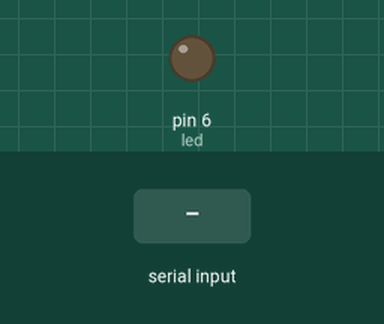
Simulated run of this sketch. Board: Arduino Uno, built with avr-gcc and run on an emulated ATmega328P. On the bench: output pins drawn as LEDs (lit = HIGH). The inputs (shaded band) are chosen by the test bench. What the sketch prints to the serial monitor is not drawn.

Above: at 1.2 s.
1.3 s: "start" received over Serial
At 2.7 s:
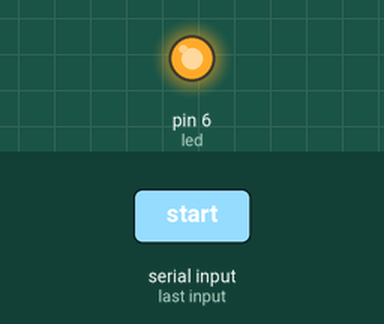
3.8 s: "-" received over Serial
At 5.8 s:
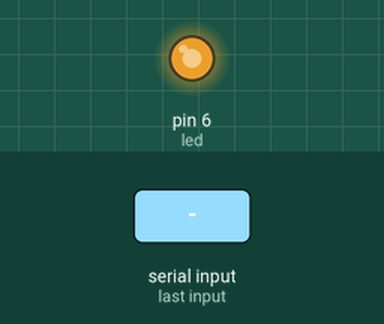
6.2 s: "-" received over Serial
At 7.6 s:
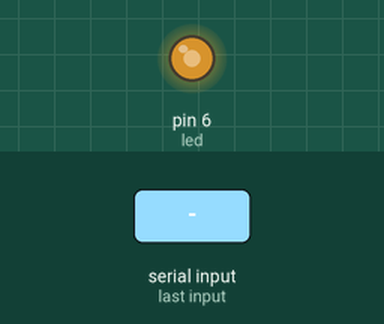
8.7 s: "+" received over Serial
At 10.7 s:
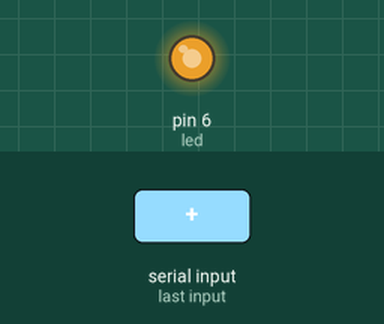
Timing chart, 0 to 12.1 s (numbered marks = the images above; inputs shaded):
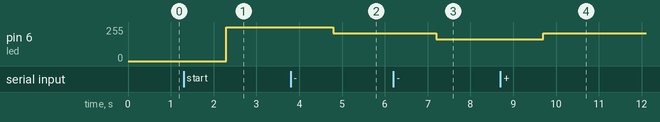

Measured:
- after the input at 1.3 s, pin 6 (led): 0/255 → 255/255 after 1.0 s
- after the input at 3.8 s, pin 6 (led): 255/255 → 210/255 after 1.0 s
- after the input at 6.2 s, pin 6 (led): 210/255 → 165/255 after 1.0 s
- after the input at 8.7 s, pin 6 (led): 165/255 → 210/255 after 1.0 s

The sketch:

serial_light.ino
```cpp
int flag=0,light=0,temp=255;
int led=6;
String text;
void setup() {
  // put your setup code here, to run once:
  Serial.begin(115200);
}

void loop() {
  // put your main code here, to run repeatedly:
  text=Serial.readString();
  if(text=="start")
  {
    Serial.println("开灯");
    light=temp;
    flag=1;
    Serial.print("亮度：");
    Serial.println((light-30)/45+1);
  }

  if(text=="end")
  {
    Serial.println("关灯");
    temp=light;
    light=0;
    flag=0;
  }

  if(flag==1)
  {
    if(text=="+")
    {
      light+=45;
      if(light>255)
        light=255;
      Serial.print("亮度：");
      Serial.println((light-30)/45+1);
    }
    if(text=="-")
    {
      light-=45;
      if(light<30)
        light=30;
      Serial.print("亮度：");
      Serial.println((light-30)/45+1);
    }
  }
  analogWrite(led,light);
}
```
